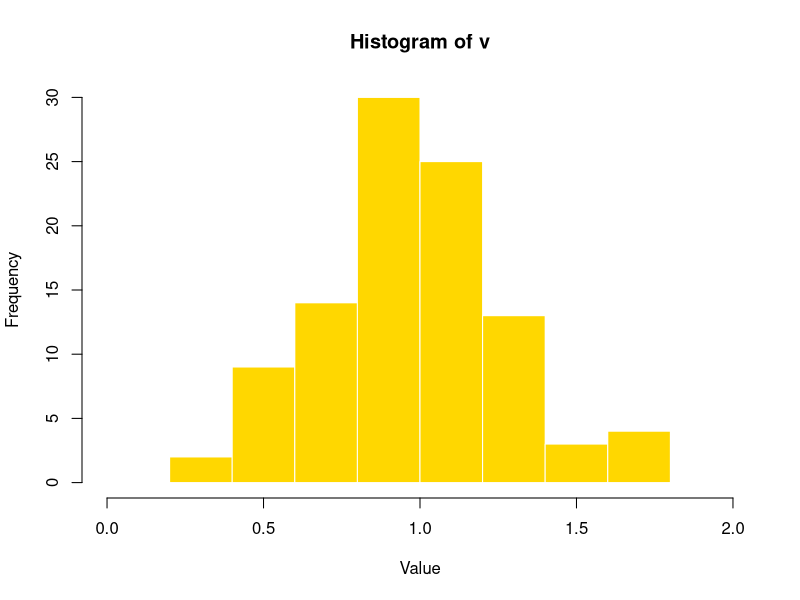

Write the R code that produced this figure.
# exercitiul 3 R


# vectorul v cu valorile cerute
v = rnorm(100, mean = 1, sd = 0.3)
v = trunc(v*10^2)/10^2
print(v)

# media lui v
meanv = mean(v)
print(meanv)

# mediana lui v
medianv = median(v)
print(medianv)

# moda lui v
getmode = function(v)
{
    uniqv = unique(v)
    uniqv[which.max(tabulate(match(v, uniqv)))]
}

modev = getmode(v)
print(modev)


# histograma
png(file = "histogram.png")     # in loc de "histogram.png" redenumiti cu calea la care vreti sa stocati poza + numele ei

hist(v, xlab = "Value", col = "gold", border = "white", xlim = c(0, 2))

dev.off()





# exercitiul 4 R


nrLines = 1:15
nrColumns = 1:15

funM = function(i,j)    # creeaza matricea M
{
    1 / sqrt((i+2) * (j+2))
}

funN = function(i,j)    # creeaza matricea N
{
    (i+1) / (j+1)
}

M = outer(nrLines, nrColumns, funM)
N = outer(nrLines, nrColumns, funN)
MN = M %*% N            # creeaza matricea M*N

detMN = det(MN)     # determinanul matricei M*N

if(detMN == 0) {
    print("NEinversabila")
} else {
    print("inversabila")
}
